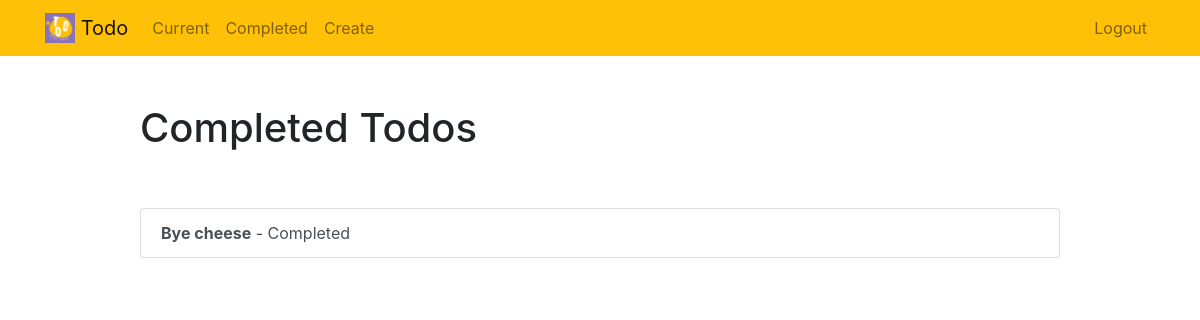
The app's page /completed/ (signed in), older data.
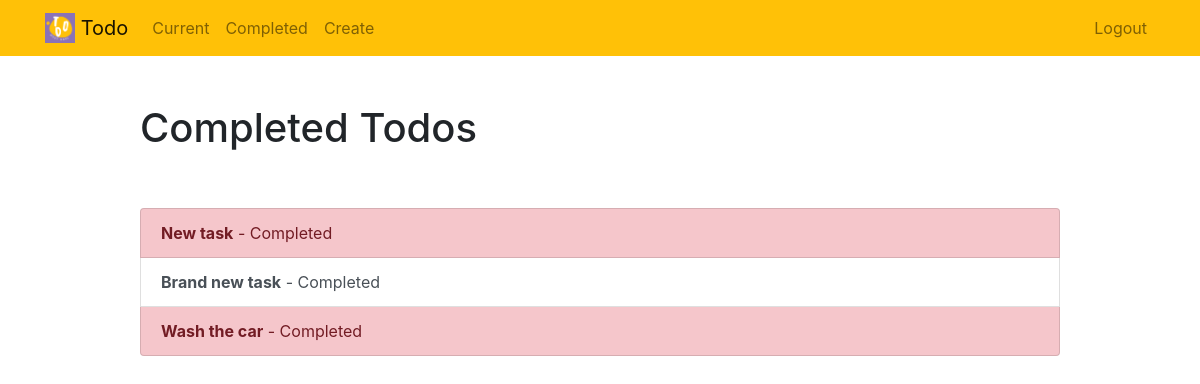
The same page, newer data.
### todo_app/models.py (models this page shows, shortened)
class Todo(models.Model):
    title = models.CharField(max_length=128)
    memo = models.TextField(blank=True)
    important = models.BooleanField(default=False)
    created = models.DateTimeField(auto_now_add=True)
    completed = models.DateTimeField(null=True, blank=True)
    user = models.ForeignKey(User, on_delete=models.CASCADE)

### todo_app/views.py (the view)
# urls.py: path('completed/', completed_todo, name='completed_todo'),
@login_required
def completed_todo(request):
    todos = Todo.objects.filter(user=request.user, completed__isnull=False).order_by('completed')
    return render(request, 'todo_app/completed_todo.html', {'todos': todos})

### todo_app/templates/todo_app/completed_todo.html
{% extends "todo_app/base.html" %}
{% block content %}
    <div class="row justify-content-center mt-5">
        <div class="col-md-10">
            <h1>Completed Todos</h1>
        </div>
    </div>
    <div class="row justify-content-center mt-5">
        <div class="col-md-10">
            <div class="list-group">
                {% for todo in todos %}
                    <a href="{% url 'view_todo' todo.id %}" class="list-group-item list-group-item-action{% if todo.important %} list-group-item-danger{% endif %}"><b>{{ todo.title }}</b> - Completed {{ todo.datecompleted|date:'M j Y H:i' }}</a>
                {% endfor %}
            </div>
        </div>
    </div>
{% endblock %}

### todo_app/templates/todo_app/base.html (shortened to what this page needs)
{% load static %}
<!doctype html>
<html lang="en">
<head>
    <link rel="stylesheet" href="https://stackpath.bootstrapcdn.com/bootstrap/4.4.1/css/bootstrap.min.css">
</head>
<body>
<nav class="navbar navbar-expand-md navbar-light bg-warning">
<div class="container">
    <a class="navbar-brand" href="{% url 'home' %}">
         <img src="{% static 'todo_app/logo.png' %}" width="30" height="30" class="d-inline-block align-top">
        <span>Todo</span>
    </a>
    <div class="collapse navbar-collapse" id="navbarNav">
    {% if user.is_authenticated %}
        <ul class="navbar-nav mr-auto">
                <li class="nav-item {{ current }}">
                    <a class="nav-link" href="{% url 'current_todo' %}">Current</a>
                </li>
                <li class="nav-item {{ completed }}">
                    <a class="nav-link" href="{% url 'completed_todo' %}">Completed</a>
                </li>
                <li class="nav-item {{ create }}">
                    <a class="nav-link" href="{% url 'create_todo' %}">Create</a>
                </li>
        </ul>
    {% endif %}
    <ul class="navbar-nav ml-auto">
            {% if user.is_authenticated %}
                <li class="nav-item">
                    <a href="#" onclick="$('#signOutBtn').click()" class="nav-link">Logout</a>
                </li>
            {% endif %}
        </ul>
    </div>
</div>
</nav>
<div class="container">
{% block content %}{% endblock %}
</div>
</body>
</html>

Row changes from the older to the newer data that the page shows:
removed Todo: title "Bye cheese", important False (drawn)
added Todo: title "New task", important True (drawn)
added Todo: title "Brand new task", important False (drawn)
added Todo: title "Wash the car", important True (drawn)
